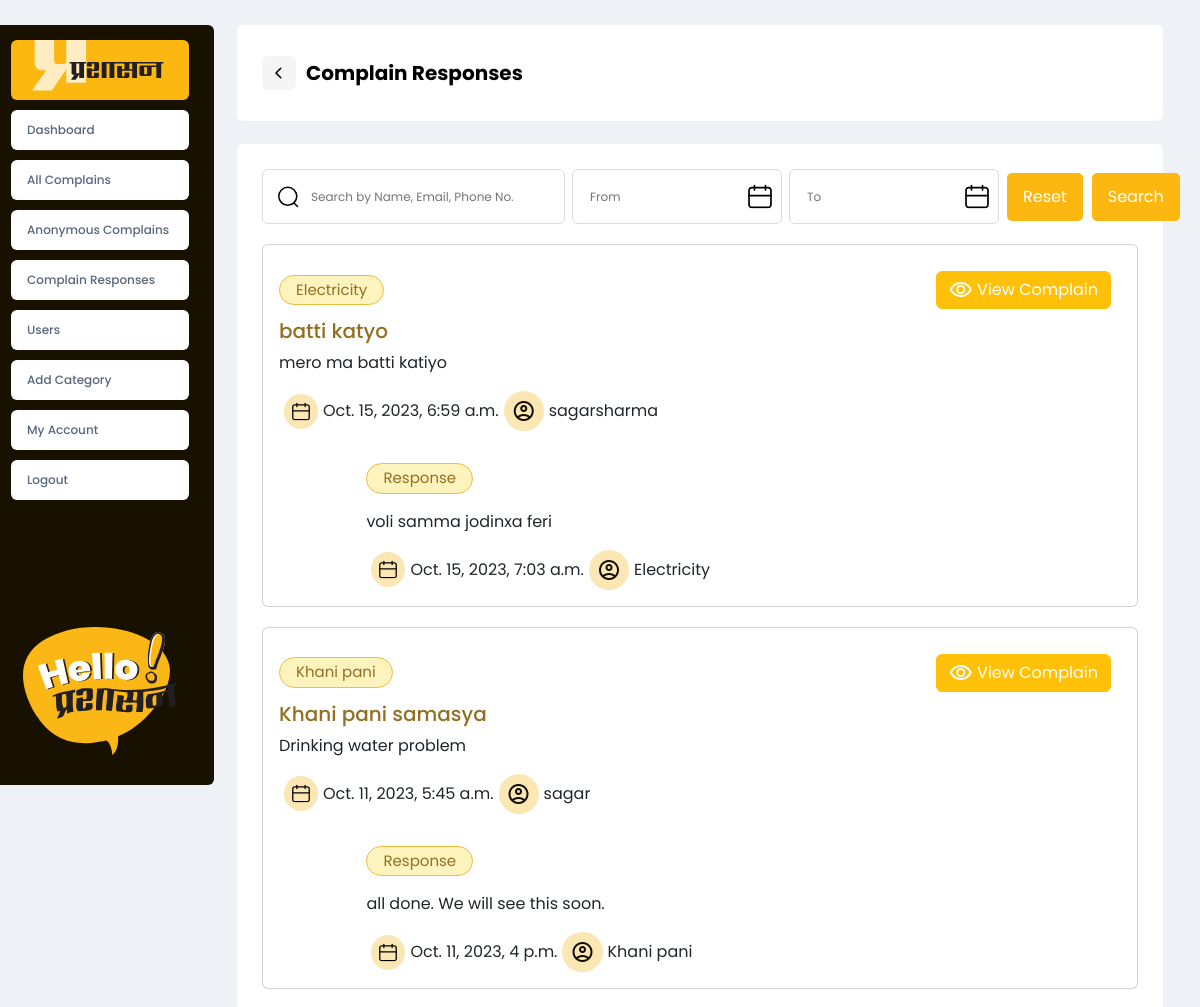
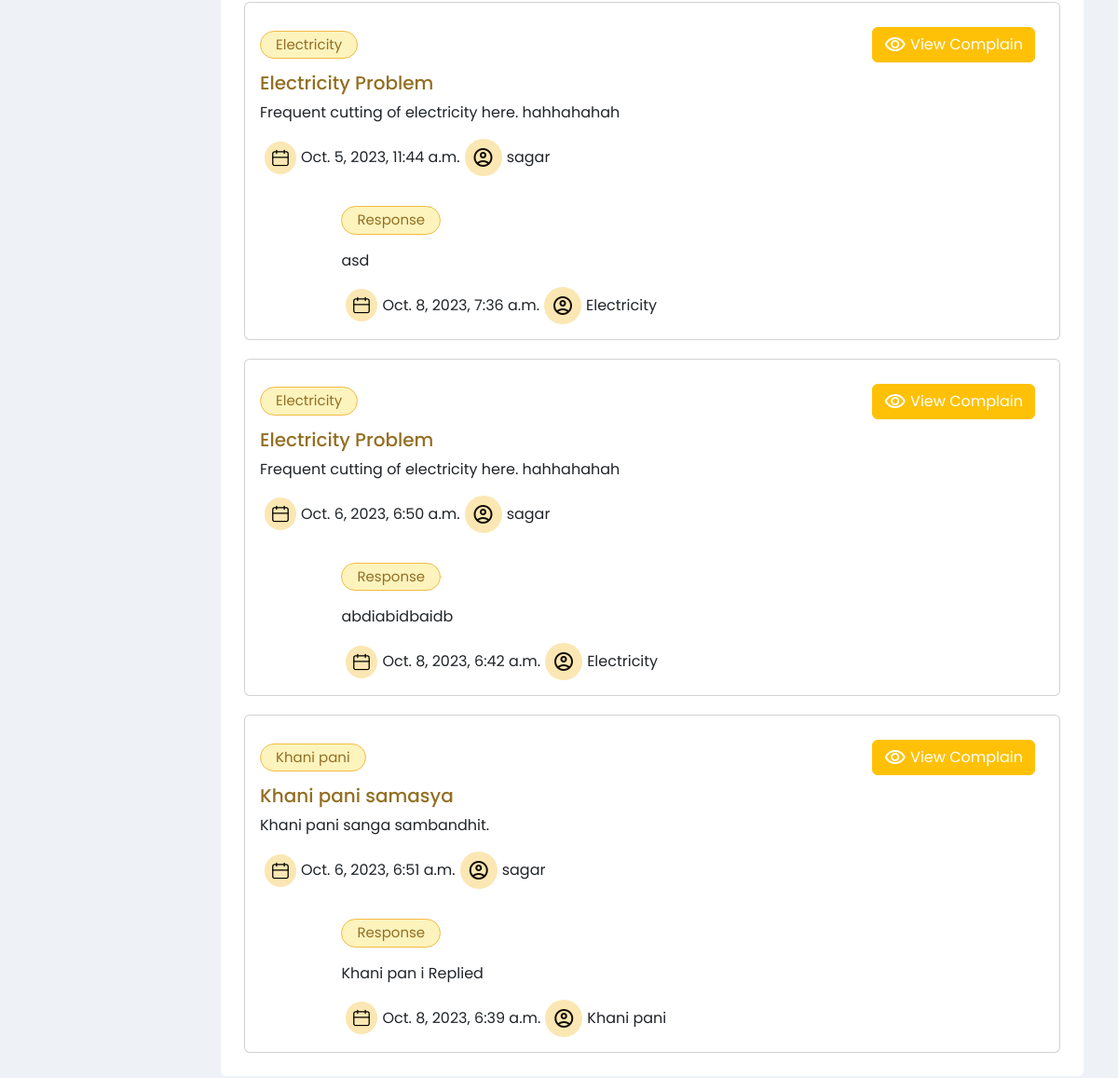
Page /complain_responses (signed in) on the committed database (2 pictures, top to bottom).
### main/models.py (models this page shows, shortened)
class Response(models.Model):
    response_to=models.OneToOneField(Complain, related_name="response", on_delete=models.CASCADE,default=None,null=True)
    response_by=models.ForeignKey(settings.AUTH_USER_MODEL, related_name="responses",on_delete=models.CASCADE,null=True,default=None)
    response_body=models.TextField()
    response_image=models.ImageField(null=True,upload_to="Images")
    created_date=models.DateTimeField(auto_now_add=True)
    class Meta:
        ordering=['-created_date']

class Complain(models.Model):
    created_by=models.ForeignKey(settings.AUTH_USER_MODEL, related_name='my_complains', on_delete=models.CASCADE,default=None,null=True)
    created_date=models.DateTimeField(auto_now_add=True)
    complain_title=models.CharField(max_length=255,null=False)
    complain_message=models.TextField(null=False)
    complain_image=models.ImageField(null=True, upload_to="Images")
    to_complain=models.ForeignKey('ComplainName', on_delete=models.CASCADE)
    class Meta:
        ordering=['-created_date']

class ComplainName(models.Model):
    department_name = models.CharField(max_length=255,null=False)
    complain_name = models.CharField(max_length=255,null=False)

### account/models.py (models this page shows, shortened)
class CustomUser(AbstractUser):
    username = models.CharField(max_length=255,unique=True)
    first_name = models.CharField(max_length=150)
    last_name = models.CharField(max_length=150)
    email = models.EmailField(unique=True)
    phone_number = models.CharField(
        max_length=10, null=True,
        validators=[
            RegexValidator(r'^\d{10}$', 'Phone number must be 10 digits')
        ]
    )
    created_date=models.DateTimeField(auto_now_add=True)
    role = models.PositiveSmallIntegerField(
        choices=choices.ROLE_CHOICES, blank=True, default=3
    )
    admin_category = models.ForeignKey(
        ComplainName, on_delete=models.SET_NULL, null=True
    )
    USERNAME_FIELD='email'
    REQUIRED_FIELDS=['username',]

### main/views.py (the view)
# urls.py: path('complain_responses', views.complain_responses, name='complain_responses'),
def complain_responses(request):
    user=request.user
    if user.role == 1:
        responses=Response.objects.all()
    elif user.role == 2:
        responses=user.responses.all()
    else:
        my_complains=user.my_complains.all()
        responses=Response.objects.filter(response_to__in=my_complains)
    context={
        'responses': responses
    }
    return render(request, 'main/responses.html', context)

### main/templates/main/responses.html (shortened to what this page needs)
{% include 'layouts/header.html' %}
<section id="dashboard">
    <div class="container-fluid">
        <div class="row">
            <div class="col-md-2">
                {% include 'layouts/left-dash.html' %}
            </div>
            <div class="col-md-10 arrange-complain">
                <div class="mid-complain">
                    <div class="mid-complain-heading">
                        <div class="dash-header">
                            <a href="#" id="back-button">
                            <div class="pointer">
                            </div></a>
                            <div class="heading">
                                <p>Complain Responses</p>
                            </div>
                        </div>
                    </div>
                    <div class="mycomplain-content">
                        <div class="search-bar">
                            <div class="search">
                                <div class="search-inner">
                                    <input type="text" placeholder="Search by Name, Email, Phone No.">
                                </div>
                            </div>
                            <div class="complain-dates">
                                <div class="com-dates">
                                    <div class="search-inner">
                                        <input type="text" placeholder="From">
                                    </div>
                                </div>
                            </div>
                            <div class="complain-dates">
                                <div class="com-dates">
                                    <div class="search-inner">
                                        <input type="text" placeholder="To">
                                    </div>
                                </div>
                            </div>
                            <div class="searchbar-button">
                                <button><a href="">Reset</a></button>
                            </div>
                            <div class="searchbar-button">
                                <button><a href="">Search</a></button>
                            </div>
                        </div>
                       {% for response in responses %}
                        <div class="card  w-100">
                            <div class="card-body">
                                <div class="card-button ">
                                    <button class="card-button-left"><a href="">{{ response.response_to.to_complain.department_name }}</a></button>
                                    <div class="card-button-right">
                                        <a href="{% url 'main:view_response' id=response.response_to.id %}" class="btn card-btn-anchor  btn-warning"><span class="material-symbols-outlined">visibility </span>&nbspView Complain </a>
                                    </div>
                                </div>
                                <h5 class="card-title">{{ response.response_to.complain_title }}</h5>
                                <p class="card-text">{{ response.response_to.complain_message }}</p>
                                <div class="card-status-sec">
                                    <div class="card-status-icon">
                                    </div>
                                    <span class="card-date">{{ response.response_to.created_date }}</span>
                                    <div class="card-status-icon">
                                         <span class="material-symbols-outlined">account_circle</span>
                                    </div>
                                    <span class="card-authorname">{{ response.response_to.created_by.username }}</span>
                                </div>
                            </div>
                            <div class="card-body text-right" style="margin-left: 10%;">
                                <div class="card-button ">
                                    <button class="card-button-left"><a href="">Response</a></button>
                                </div>
                                <p class="card-text">{{ response.response_body | safe }}</p>
                                <div class="card-status-sec">
                                    <div class="card-status-icon">
                                    </div>
                                    <span class="card-date">{{ response.created_date }}</span>
                                    <div class="card-status-icon">
                                         <span class="material-symbols-outlined">account_circle</span>
                                    </div>
                                    <span class="card-authorname">{{ response.response_to.to_complain.department_name  }}</span>
                                </div>
                            </div>
                        </div>
                        {% endfor %}
                    </div>
                </div>
            </div>
        </div>
    </div>
</section>
{% include 'layouts/footer.html' %}

### main/static/css/style.css (style rules this page uses)
body { font-family:poppins!important; }
* { box-sizing: border-box; }
:root { --Pra-Yellow: #fcb810; --Border1: #dbdbdb; --TextColor: #58667e; --Pra-White: #ffffff; --Pra-Black: #000000; }
body { background: #eef2f6; }
#dashboard { height: auto; background: #eef2f6; }
.mid-complain { display: flex; padding: 25px; flex-direction: column; align-items: flex-start; gap: 23px; }
.pointer { display: flex; padding: 5px; align-items: center; gap: 10px; border-radius: 6px; background: #f5f5f5; margin-right: 10px; transition: all 0.3s ease-in-out; }
.mid-complain-heading { display: flex; height: 96px; padding: 25px; justify-content: space-between; align-items: center; align-self: stretch; border-radius: 6px; background: #fff; }
.dash-header { display: flex; align-items: center; text-align: center; flex-direction: row; }
.heading p { color: #000; font-family: Poppins; font-size: 20px; font-style: normal; font-weight: 700; line-height: normal; margin-bottom: 0px; }
.mycomplain-content { display: flex; padding: 25px; flex-direction: column; justify-content: center; align-items: flex-start; gap: 20px; align-self: stretch; border-radius: 6px; background: var(--Pra-White); }
.search-bar { display: flex; align-items: center; gap: 7px; align-self: stretch; }
.search { display: flex; flex-direction: column; justify-content: center; align-items: flex-start; flex: 1 0 0; display: flex; height: 55px; padding: 0px 15px; gap: 10px; align-self: stretch; border-radius: 6px; border: 1px solid var(--Border1); background: #fff; }
.search-inner { display: flex; align-items: center; gap: 10px; flex: 1 0 0; }
.search-inner input { color: var(--TextColor); font-family: Poppins; font-size: 12px; font-style: normal; font-weight: 400; line-height: normal; border: none; width: 20vw; }
.complain-dates { display: flex; width: 210px; flex-direction: column; justify-content: center; align-items: center; }
.com-dates { display: flex; height: 55px; padding: 0px 15px; align-items: center; gap: 10px; align-self: stretch; border-radius: 6px; border: 1px solid var(--Border1); background: #fff; }
.com-dates .search-inner input { width: 150px; }
.searchbar-button { display: flex; padding: 1px; justify-content: center; align-items: center; gap: 4px; border-radius: 6px; }
.searchbar-button button { display: flex; padding: 16px; flex-direction: column; justify-content: center; align-items: center; border-radius: 5px; background: var(--Pra-Yellow); border: none; transition: all 0.3s ease-in-out; }
.searchbar-button button a { color: var(--Pra-White); font-feature-settings: "clig" off, "calt" off, "liga" off; font-size: 16px; font-style: normal; font-weight: 400; line-height: 16px; text-decoration: none; }
.card-button { display: flex; flex-direction: row; align-items: center; justify-content: space-between; }
.card-button a { display: flex; align-items: center; color: #ffffff; }
.card-button-left { background-color: #fdf3bd; border-radius: 60px; border: 1.5px solid #f2bb43; }
.card-button-left a { font-size: 15px; text-decoration: none; color: #926f23; padding: 2px 10px; }
.card-button-right { display: flex; }
.card-btn-anchor { margin: 10px; }
.card-title { color: #936f22; }
.card-status-sec { display: flex !important; align-items: center !important; }
.card-status-icon { display: flex; align-items: center; color: #120d02; background-color: #fbe7b3; margin: 0px 5px; padding: 8px; border-radius: 104px; }

### rows in the picture
Response: response_to.to_complain.department_name "Electricity", response_to.complain_title "batti katyo", response_to.complain_message "mero ma batti katiyo", response_to.created_date "Oct. 15, 2023, 6:59 a.m.", response_to.created_by.username "sagarsharma", response_body "voli samma jodinxa feri", created_date "Oct. 15, 2023, 7:03 a.m."
Response: response_to.to_complain.department_name "Khani pani", response_to.complain_title "Khani pani samasya", response_to.complain_message "Drinking water problem", response_to.created_date "Oct. 11, 2023, 5:45 a.m.", response_to.created_by.username "sagar", response_body "all done. We will see this soon.", created_date "Oct. 11, 2023, 4 p.m."
Response: response_to.to_complain.department_name "Electricity", response_to.complain_title "Electricity Problem", response_to.complain_message "Frequent cutting of electricity here. hahhahahah", response_to.created_date "Oct. 5, 2023, 11:44 a.m.", response_to.created_by.username "sagar", response_body "asd", created_date "Oct. 8, 2023, 7:36 a.m."
Response: response_to.to_complain.department_name "Electricity", response_to.complain_title "Electricity Problem", response_to.complain_message "Frequent cutting of electricity here. hahhahahah", response_to.created_date "Oct. 6, 2023, 6:50 a.m.", response_to.created_by.username "sagar", response_body "abdiabidbaidb", created_date "Oct. 8, 2023, 6:42 a.m."
Response: response_to.to_complain.department_name "Khani pani", response_to.complain_title "Khani pani samasya", response_to.complain_message "Khani pani sanga sambandhit.", response_to.created_date "Oct. 6, 2023, 6:51 a.m.", response_to.created_by.username "sagar", response_body "Khani pan i Replied", created_date "Oct. 8, 2023, 6:39 a.m."
